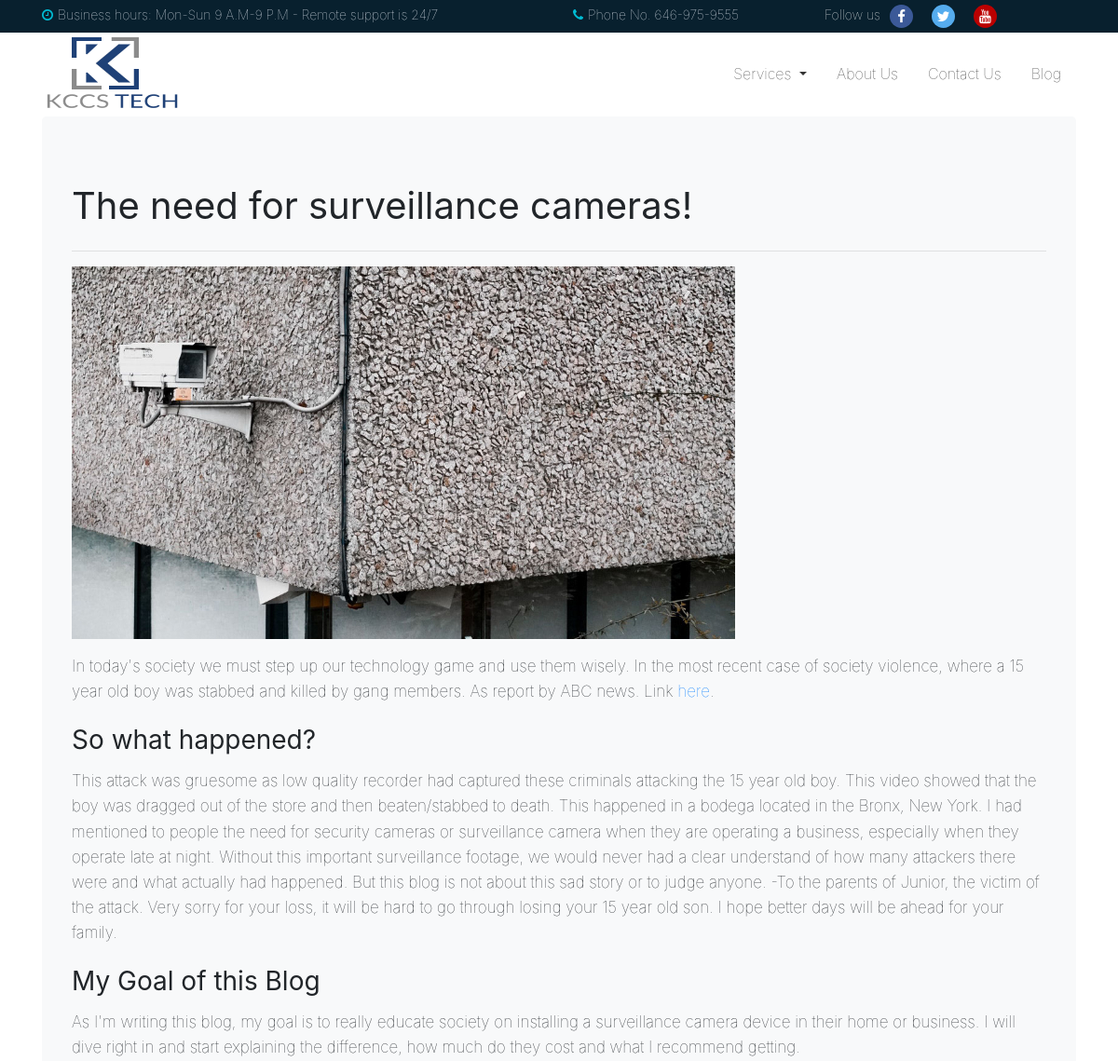
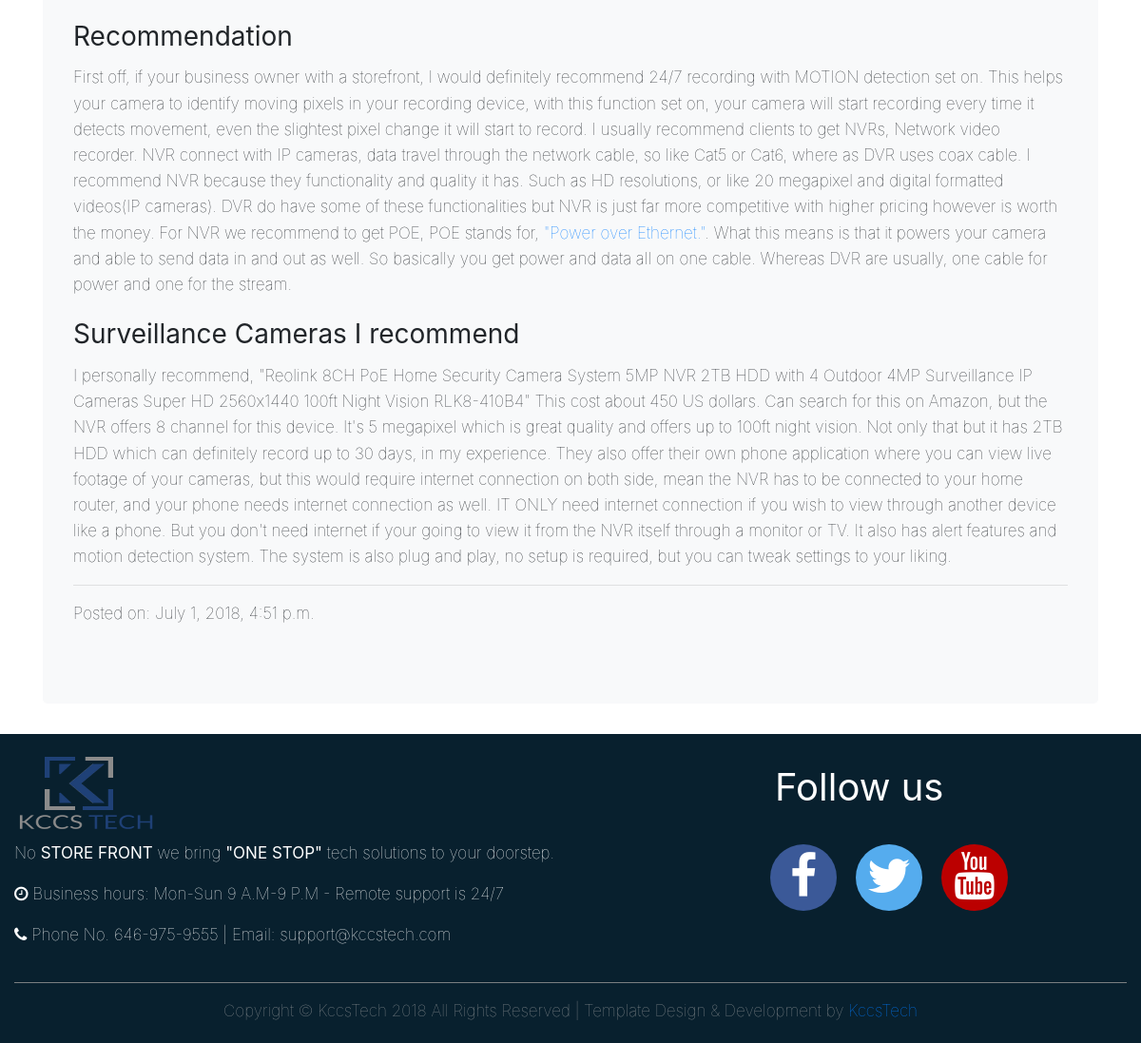
/blog/10, run on the app's committed database (2 pictures, top to bottom).
### blog/models.py (models this page shows, shortened)
class Blog(models.Model):
    title = models.CharField(max_length=200)
    subject = models.CharField(max_length=300)
    description = models.TextField()
    text = models.TextField()
    image=models.ImageField(upload_to='media/')
    date = models.DateTimeField(default=timezone.now())

### blog/views.py (the view)
# urls.py: url(r'^(?P<pk>\d+)$', views.PostDetailView.as_view(), name='blog_detail'),
class PostDetailView(DetailView):
    model = Blog
    template_name = "blog/post.html"

### blog/templates/blog/post.html (shortened to what this page needs)
{% extends "base.html" %}
{% load staticfiles %}
{% block css %}
{{ block.super }}
{% endblock %}
{% block content %}
<div class="container">
  <div class="jumbotron bg-light">
    <h1><strong>{{blog.title}}</strong></h1>
    <hr>
    <img class="img-fluid" src="{{blog.image.url}}" alt="security camera">
    <p>{{blog.description|safe}}</p>
    <p>{{blog.text|safe}}</p>
    <hr>
    <p>Posted on: {{blog.date}}</p>
  </div>
</div>
{% endblock %}

### static/my_company/css/master.css (style rules this page uses)
p,h1,h2,h3,h4,li { line-height: 1.6; font-weight: lighter; }
p { font-size: 17px; }
html { position: relative; height: 100%; }

### data on the page
Blog: title "The need for surveillance cameras!", image (picture), description "In today's society we must step up our technology game and use them wisely. In the most recent case of society violence, where a 15 year old boy was stabbed and killed by gang members. As report by ABC news. Link here .", text "So what happened? This attack was gruesome as low quality recorder had captured these criminals attacking the 15 year old boy. This video showed that the boy was dragged out of the store and then beaten/stabbed to death. This happened in a bodega located in the Bronx, New York. I had mentioned to people the need for security cameras or surveillance camera when they are operating a business, especially when they operate late at night. Without this important surveillance footage, we would never had a clear understand of how many attackers there were and what actually had happened. But this blog is not about this sad story or to judge anyone. -To the parents of Junior, the victim of the…", date "July 1, 2018, 4:51 p.m."
